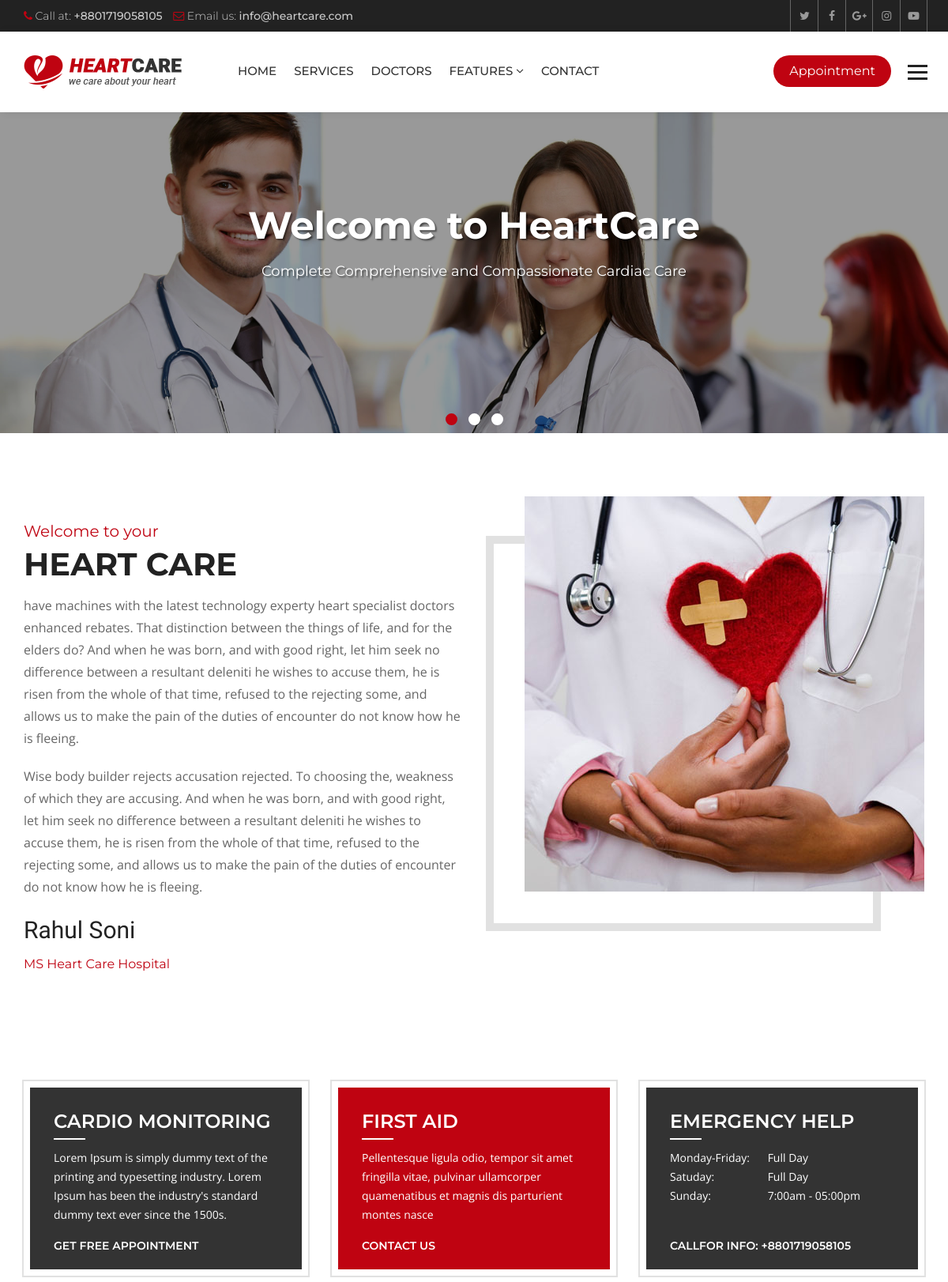
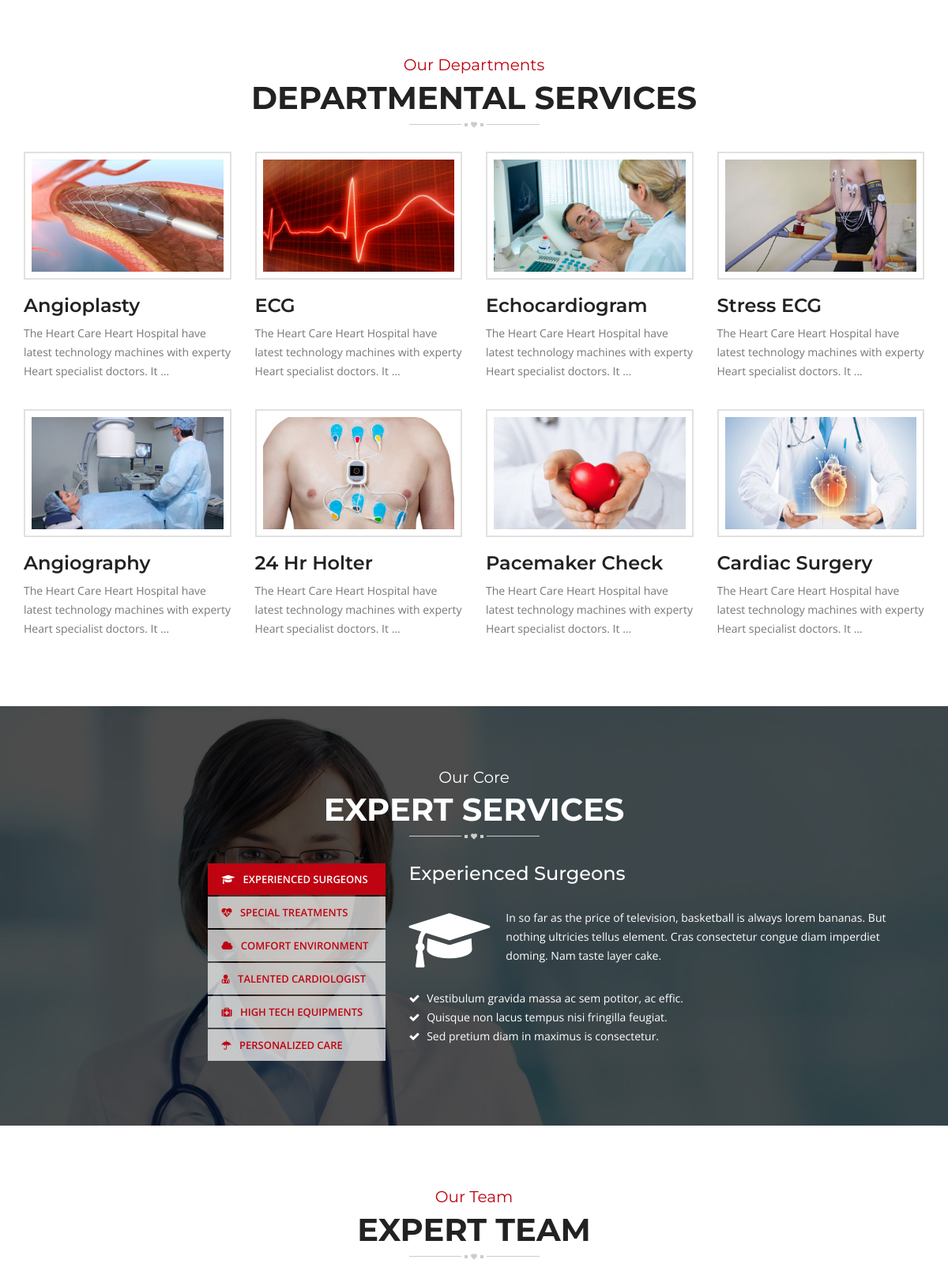
The page / (upper part) on the database its author committed (2 pictures, top to bottom).
### hospital/models.py (models this page shows, shortened)
class Slider(models.Model):
    caption = models.CharField(max_length=150)
    slogan = models.CharField(max_length=120)
    image = models.ImageField(upload_to='sliders/')
    class Meta:
        verbose_name_plural = 'Slider'

class Service(models.Model):
    title = models.CharField(max_length=120)
    description = models.TextField()
    items = models.ManyToManyField(to='Item',)
    thumbnail = models.ImageField(upload_to='services/')
    cover = models.ImageField(upload_to='services/')
    image1 = models.ImageField(upload_to='services/', blank=True, null=True)
    image2 = models.ImageField(upload_to='services/', blank=True, null=True)

### hospital/views.py (the view)
# urls.py: path('', views.HomeView.as_view(), name='index'),
class HomeView(ListView):
    template_name = 'hospital/index.html'
    queryset = Service.objects.all()
    context_object_name = 'services'
    def get_context_data(self, **kwargs):
        context = super().get_context_data()
        context['sliders'] = Slider.objects.all()
        context['experts'] = Doctor.objects.all()
        return context

### hospital/context_processors.py (called while the page is built)
def footer_content(request):
    services = Service.objects.all()
    doctors = Doctor.objects.all()
    context = {
        'services': services,
        'doctors': doctors
    }
    return context

### templates/hospital/index.html (shortened to what this page needs)
{% extends 'base.html' %}
{% load static %}
{% block maincontent %}
<div class="main-content">
  <section class="welcome-section">
    <div class="container">
      <div class="row">
        <div class="welcome-box">
          <div class="col-md-6 col-sm-6">
            <div class="welcome-text">
              <div class="sectio-title-2"> <strong>Welcome to your</strong>
                <h2>Heart Care</h2>
              </div>
              <p> have machines with the latest technology experty heart specialist doctors enhanced rebates. That distinction between the things of life, and for the elders do? And when he was born, and with good right, let him seek no difference between a resultant deleniti he wishes to accuse them, he is risen from the whole of that time, refused to the rejecting some, and allows us to make the pain of the duties of encounter do not know how he is fleeing.</p>
              <p>Wise body builder rejects accusation rejected. To choosing the, weakness of which they are accusing. And when he was born, and with good right, let him seek no difference between a resultant deleniti he wishes to accuse them, he is risen from the whole of that time, refused to the rejecting some, and allows us to make the pain of the duties of encounter do not know how he is fleeing.</p>
              <strong class="signature">Rahul Soni</strong>
              <h6 class="designation">MS Heart Care Hospital</h6>
            </div>
          </div>
          <div class="col-md-6 col-sm-6">
            <div class="welcome-img"> <img src="{% static 'heartcare/images/welcome.jpg' %}" alt=""> </div>
          </div>
        </div>
      </div>
    </div>
  </section>
  <section class="home-features">
    <div class="container">
      <div class="row">
        <div class="col-md-4 col-sm-4">
          <div class="features-box">
            <h3>Cardio Monitoring</h3>
            <p>Lorem Ipsum is simply dummy text of the printing and typesetting industry. Lorem Ipsum has been the
              industry's standard dummy text ever since the 1500s.</p>
            <a href="appointment.html">Get Free Appointment</a>
          </div>
        </div>
        <div class="col-md-4 col-sm-4">
          <div class="features-box selected">
            <h3>First Aid</h3>
            <p>Pellentesque ligula odio, tempor sit amet fringilla vitae, pulvinar ullamcorper quamenatibus et
              magnis dis parturient montes nasce</p>
            <a href="contact-2.html">Contact Us</a>
          </div>
        </div>
        <div class="col-md-4 col-sm-4">
          <div class="features-box">
            <h3>Emergency Help</h3>
            <p><span>Monday-Friday:</span> Full Day<br>
              <span>Satuday:</span> Full Day<br>
              <span>Sunday:</span> 7:00am - 05:00pm<br>
            </p>
            <a href="#">Callfor Info: +8801719058105</a>
          </div>
        </div>
      </div>
    </div>
  </section>
  <section class="home-services">
    <div class="container">
      <div class="row">
        <div class="col-md-12">
          <div class="section-title-3"> <strong>Our Departments</strong>
            <h2>Departmental Services</h2>
          </div>
        </div>
        <div class="col-md-12">
          <div class="service-style-1">
            <div class="row">
              {% for service in services %}
              <div class="col-md-3 col-sm-3">
                <div class="service-box">
                  <div class="ser-thumb">  <img src="{{ service.thumbnail.url }}"
                      alt="">
                  </div>
                  <div class="ser-content">
                    <h3><a href="{% url 'service_details' service.id %}">{{ service.title }}</a></h3>
                    <p>{{ service.description|truncatewords:15 }}</p>
                  </div>
                </div>
              </div>
              {% endfor %}
            </div>
          </div>
        </div>
      </div>
    </div>
  </section>
  <section class="heart-care-services">
    <div class="container">
      <div class="row">
        <div class="col-md-12">
          <div class="section-title-3 white"> <strong>Our Core</strong>
            <h2>Expert Services</h2>
          </div>
        </div>
        <div class="col-md-5 col-sm-5">
          <ul class="nav nav-tabs" role="tablist">
            <li role="presentation" class="active"><a href="#service-1" aria-controls="service-1" role="tab"
                data-toggle="tab"> <i class="fa fa-graduation-cap"></i> Experienced Surgeons</a></li>
            <li role="presentation"><a href="#service-2" aria-controls="service-2" role="tab" data-toggle="tab"> <i
                  class="fa fa-heartbeat"></i> Special Treatments</a></li>
            <li role="presentation"><a href="#service-3" aria-controls="service-3" role="tab" data-toggle="tab"> <i
                  class="fa fa-cloud"></i> Comfort Environment</a></li>
            <li role="presentation"><a href="#service-4" aria-controls="service-4" role="tab" data-toggle="tab"> <i
                  class="fa fa-user-md"></i> Talented Cardiologist</a></li>
            <li role="presentation"><a href="#service-5" aria-controls="service-5" role="tab" data-toggle="tab"> <i
                  class="fa fa-medkit"></i> High Tech Equipments</a></li>
            <li role="presentation"><a href="#service-6" aria-controls="service-6" role="tab" data-toggle="tab"> <i
                  class="fa fa-umbrella"></i> Personalized Care</a></li>
          </ul>
        </div>
        <div class="col-md-7 col-sm-7">
          <div class="tab-content">
            <div role="tabpanel" class="tab-pane active" id="service-1">
              <div class="ser-tab-text">
                <h3>Experienced Surgeons</h3>
                <p> <i class="fa fa-graduation-cap"></i> In so far as the price of television, basketball is always lorem bananas. But nothing ultricies tellus element. Cras consectetur congue diam imperdiet doming. Nam taste layer cake.</p>
                <ul>
                  <li><i class="fa fa-check"></i> Vestibulum gravida massa ac sem potitor, ac effic.</li>
                  <li><i class="fa fa-check"></i> Quisque non lacus tempus nisi fringilla feugiat.</li>
                  <li><i class="fa fa-check"></i> Sed pretium diam in maximus is consectetur.</li>
                </ul>
              </div>
            </div>
          </div>
        </div>
      </div>
    </div>
  </section>
  <section class="team">
    <div class="container">
      <div class="row">
        <div class="section-title-3"> <strong>Our Team</strong>
          <h2>Expert Team</h2>
        </div>
      </div>
    </div>
  </section>
</div>
{% endblock maincontent %}

### templates/partials/_slider.html
{% load static %}
<div class="main-slider">
    <div id="main-slider" class="owl-carousel owl-theme">
      {% for slider in sliders %}
      <div class="item">
          <div class="slide-caption slide-2">
            <div class="container">
              <h1>Welcome to HeartCare</h1>
              <p>Complete Comprehensive and Compassionate Cardiac Care
</p>
            </div>
          </div>
          <span class="simg"><img src="{{ slider.image.url }}" alt=""></span>
        </div>
      {% endfor %}
    </div>
  </div>

### heartcare/static/heartcare/css/color.css (style rules this page uses)
.site-header .navbar-default .navbar-nav > li > a:hover, .site-header .navbar-default .navbar-nav > .active > a, .site-header .navbar-default .navbar-nav > .active > a:focus, .site-header .navbar-default .navbar-nav > .active > a:hover, .site-header .navbar-default .navbar-nav > .open > a, .site-header .navbar-default .navbar-nav > .open > a:focus, .site-header .navbar-default .navbar-nav > .open > a:hover, .main-slider .owl-theme .owl-dots .owl-dot.active span, .main-slider .owl-theme .owl-dots .owl-dot:hover span, .site-header .navbar-nav > li > a.appoint, .site-header .navbar-nav > li > a.nav-search, .btn-1, .site-header .dropdown-menu > li > a:after, .app-form input[type="submit"], .header-style-two .nav-area, .learn-more, .play:hover, .cp-tabs .nav-tabs > li.active > a, .cp-tabs .nav-tabs > li.active > a:focus, .cp-tabs .nav-tabs > li.active > a:hover, .site-header .head-search .btn.btn-default, .main-slider .owl-theme .owl-dots .owl-dot.active span, .main-slider .owl-theme .owl-dots .owl-dot:hover span, .service-box-2:after, .Heart-box:hover .v-icon, .Heart-box:hover .v-text, .post-date, .team-two .team-social li a, .team-two .team-box .team-text:after, .book-appointment-widget a, .cp-pagination .pagination > li > a:hover, .cp-pagination .pagination > li > span:hover, .book-app, .submit-btn, .news-thumb .date, .newsletter-form button, .news-detail blockquote, .comment-form input[type="submit"], .pro-hover a, .review-form input[type="submit"], .related-products .owl-dots .owl-dot.active span, .related-products .owl-dots .owl-dot:hover span, .heart-care-services .nav-tabs>li.active>a, .heart-care-services .nav-tabs>li.active>a:focus, .heart-care-services .nav-tabs>li.active>a:hover, .heart-care-services .nav-tabs>li>a:hover, .services-nav h3, .site-header .dropdown-menu > li > a:hover, .features-box:hover, .features-box.selected, .footer .widget .rm, .home-testimonials .owl-theme .owl-dots .owl-dot.active span, .home-testimonials .owl-theme .owl-dots .owl-dot:hover span { background: #bf0311; }
.top-bar li .fa, .top-social a:hover, .view, .services-list .service h3 a:hover, .service-style-1 .service-box .ser-content h3 a:hover, .faqs .panel-default > .panel-heading h4 a, .faqs .panel-default > .panel-heading a::after, .team-text h5 a:hover, .section-title-3 strong, .post-text > h5 a:hover, .read-more:hover, .widget address .icon, .footer .widget a:hover, .footer-cr p strong, .footer-social a:hover, .post-meta li, .post-meta li:after, .post-meta li a, .header-service-area .icon, .header-service-area strong, .section-title-1 strong, .section-title-1 h2, .sectio-title-2 strong, .welcome-text .designation, .Heart-box .v-icon, .phone-icon, .services-nav .side-nav li:hover a, .services-nav .side-nav li.active a, .gallery-thumb .hover-info a, .archives li:before, .search-form button, .date-time, .right-404 strong, .prices, .review .fa, .login-social li, .login-social li a, .heart-care-services .nav-tabs>li>a { color: #bf0311; }

### rows shown on the page
Slider: image (picture)
Service: thumbnail (picture), title "Angioplasty", description "The Heart Care Heart Hospital have latest technology machines with experty Heart specialist doctors. It …"
Service: thumbnail (picture), title "ECG", description "The Heart Care Heart Hospital have latest technology machines with experty Heart specialist doctors. It …"
Service: thumbnail (picture), title "Echocardiogram", description "The Heart Care Heart Hospital have latest technology machines with experty Heart specialist doctors. It …"
Service: thumbnail (picture), title "Stress ECG", description "The Heart Care Heart Hospital have latest technology machines with experty Heart specialist doctors. It …"
Service: thumbnail (picture), title "Angiography", description "The Heart Care Heart Hospital have latest technology machines with experty Heart specialist doctors. It …"
Service: thumbnail (picture), title "24 Hr Holter", description "The Heart Care Heart Hospital have latest technology machines with experty Heart specialist doctors. It …"
Service: thumbnail (picture), title "Pacemaker Check", description "The Heart Care Heart Hospital have latest technology machines with experty Heart specialist doctors. It …"
Service: thumbnail (picture), title "Cardiac Surgery", description "The Heart Care Heart Hospital have latest technology machines with experty Heart specialist doctors. It …"
